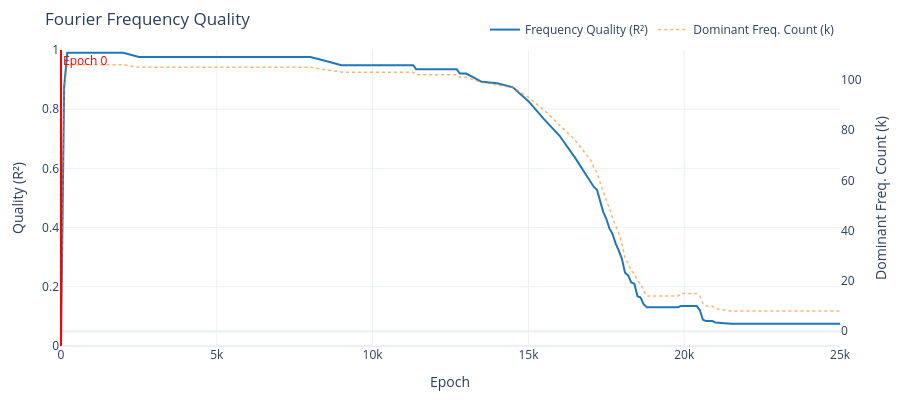

This figure's notebook cell:
### Code cell
# Relatively unremarkable model that shows later grokking: 107/485
variant = family.get_variant(prime=107, seed=485)
show_views(variant)
